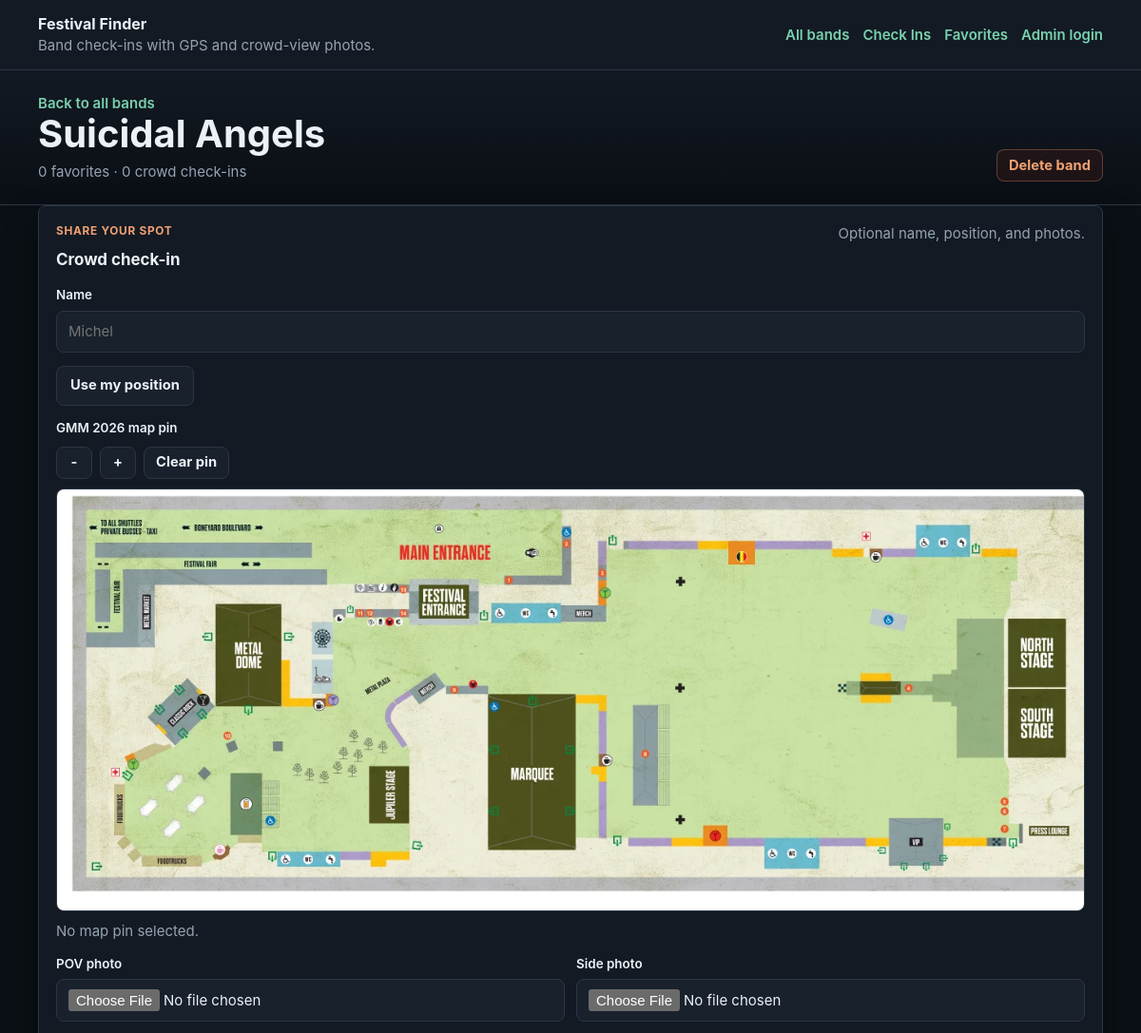
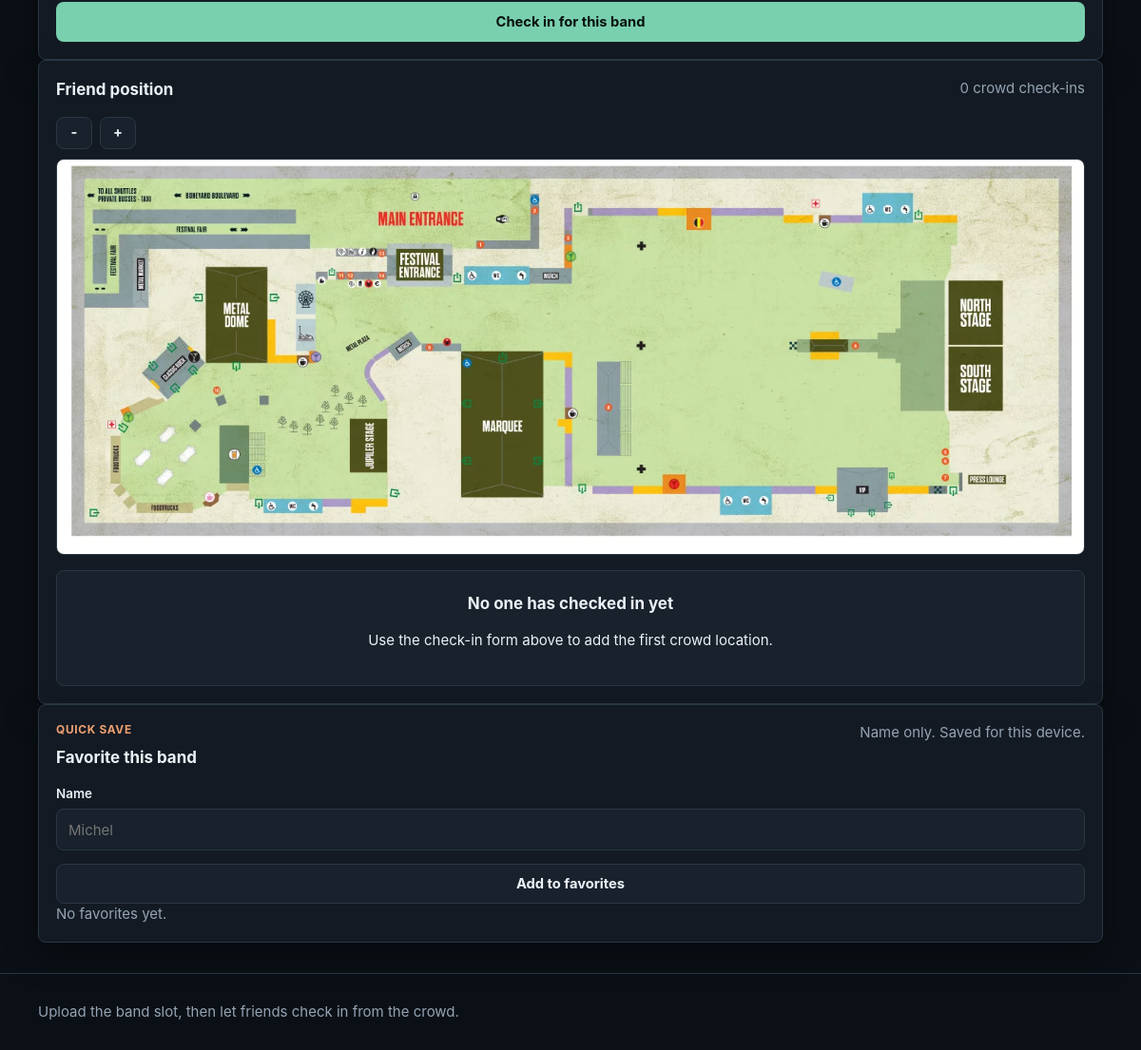
Before: /bands/21 with the older database file (2 pictures, top to bottom).
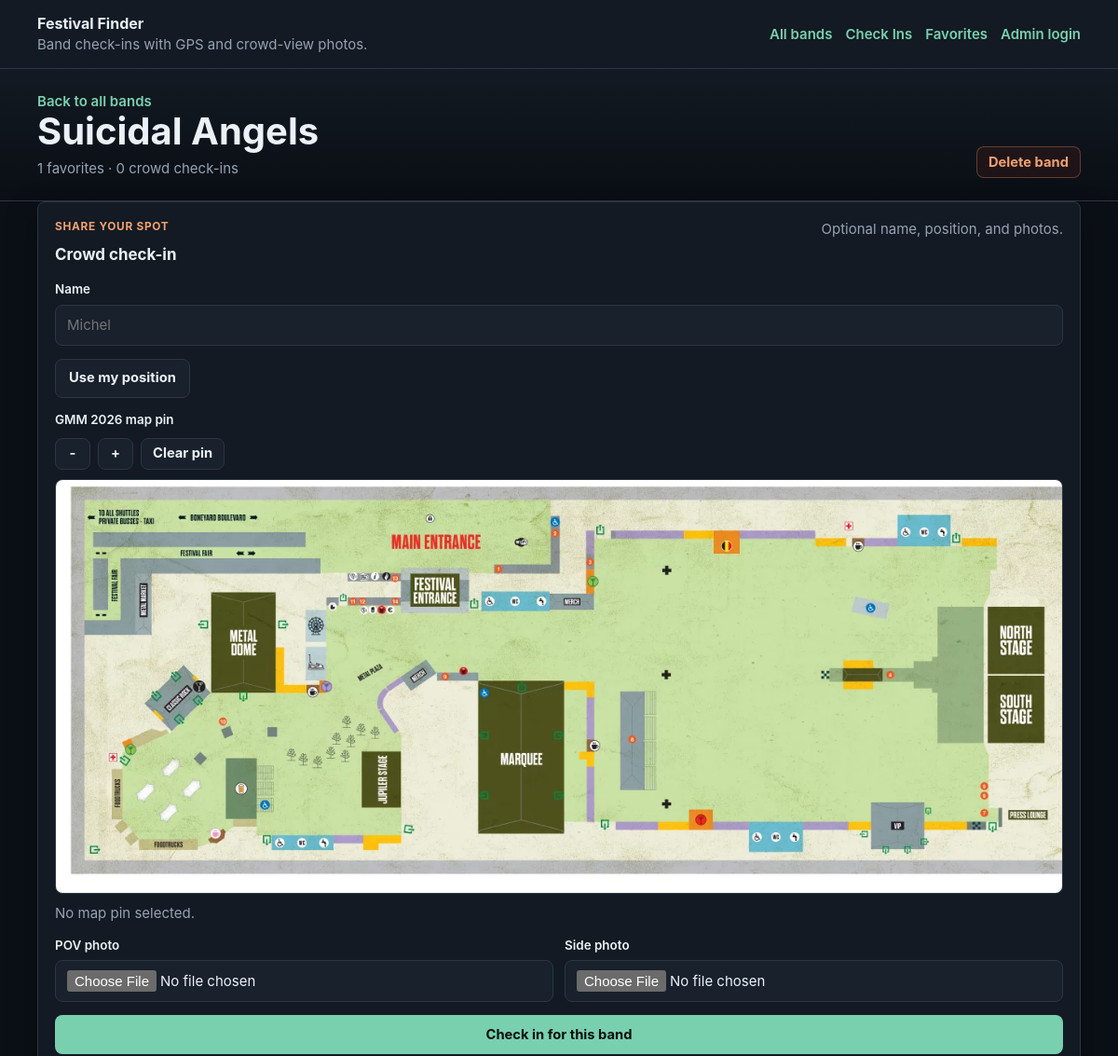
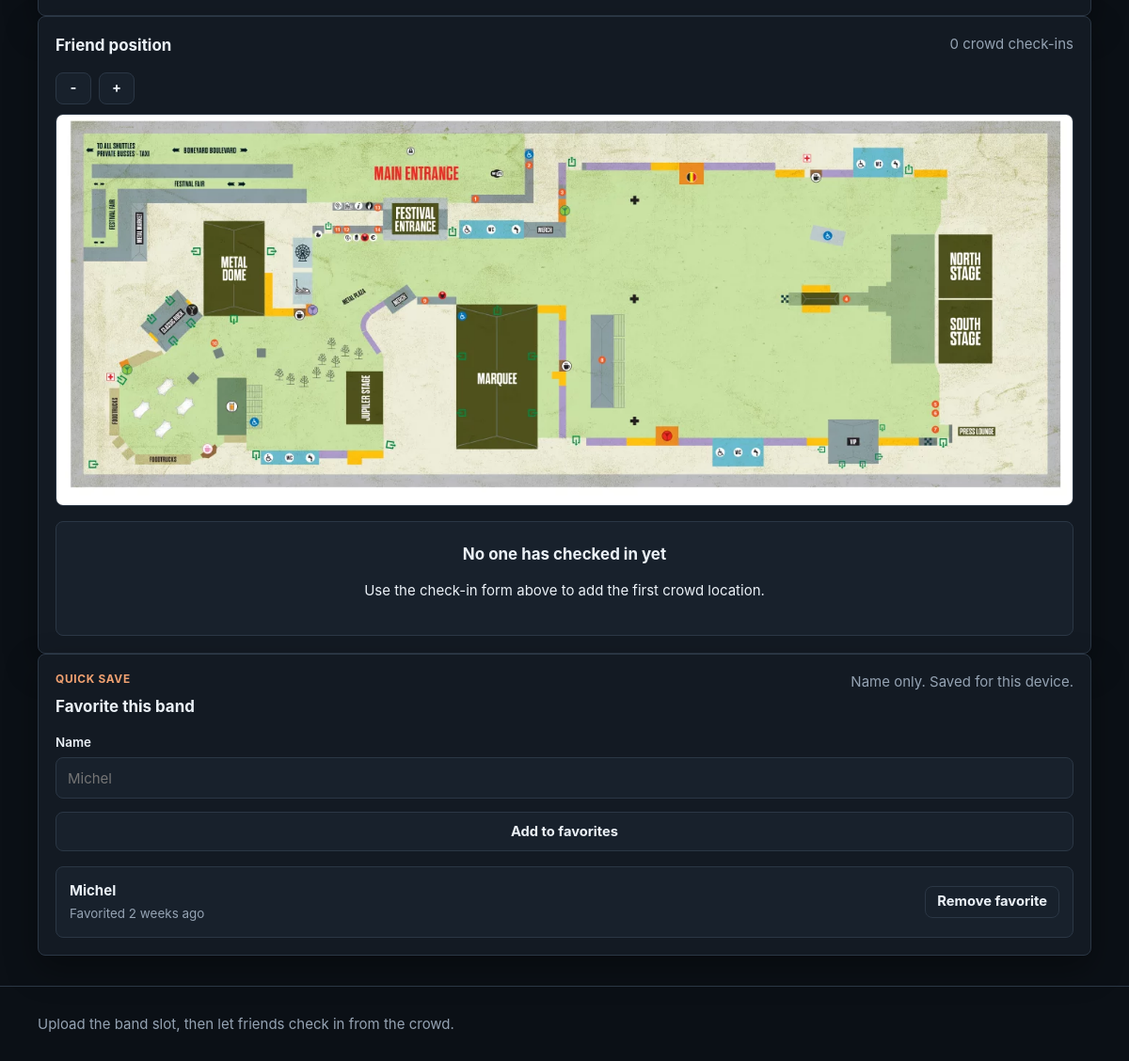
After: the same page with the newer database file (2 pictures, top to bottom).
### tables this page shows
CREATE TABLE bands (
    id INTEGER PRIMARY KEY AUTOINCREMENT,
    band_name TEXT NOT NULL,
    festival_name TEXT NOT NULL,
    stage_name TEXT,
    performance_date TEXT NOT NULL,
    start_time TEXT NOT NULL,
    end_time TEXT,
    timetable_notes TEXT,
    timetable_file TEXT,
    created_at TEXT NOT NULL DEFAULT CURRENT_TIMESTAMP
);

CREATE TABLE favorites (
    id INTEGER PRIMARY KEY AUTOINCREMENT,
    band_id INTEGER NOT NULL,
    display_name TEXT NOT NULL,
    created_at TEXT NOT NULL DEFAULT CURRENT_TIMESTAMP,
    FOREIGN KEY (band_id) REFERENCES bands (id) ON DELETE CASCADE
);

### app.py (the view)
    @app.get("/bands/<int:band_id>")
    def band_detail(band_id: int):
        band = get_band_or_404(band_id)
        attendees = get_db().execute(
            """
            SELECT *
            FROM attendees
            WHERE band_id = ?
            ORDER BY created_at DESC
            """,
            (band_id,),
        ).fetchall()
        favorites = get_db().execute(
            """
            SELECT *
            FROM favorites
            WHERE band_id = ?
            ORDER BY created_at DESC, id DESC
            """,
            (band_id,),
        ).fetchall()
        return render_template(
            "band_detail.html",
            band=band,
            attendees=attendees,
            favorites=favorites,
        )

### templates/band_detail.html (shortened to what this page needs)
{% extends "base.html" %}
{% block content %}
    <section class="detail-band">
        <div class="shell detail-band__inner detail-band__inner--simple">
            <div>
                <a class="back-link" href="{{ url_for('index') }}">Back to all bands</a>
                <h1>{{ band["band_name"] }}</h1>
                <p class="detail-band__meta">{{ band["favorite_count"] }} favorites · {{ band["attendee_count"] }} crowd check-ins</p>
            </div>
            {% if is_admin %}
                <div class="detail-band__actions">
                    <form method="post" action="{{ url_for('delete_band', band_id=band['id']) }}">
                        <button class="secondary-button secondary-button--compact danger-button" type="submit">Delete band</button>
                    </form>
                </div>
            {% endif %}
        </div>
    </section>
    <section class="shell detail-stack">
        <section class="section-panel">
            <div class="section-header">
                <div>
                    <p class="section-kicker">Share your spot</p>
                    <h2>Crowd check-in</h2>
                </div>
                <p class="section-header__meta">Optional name, position, and photos.</p>
            </div>
            <form
                class="stack-form"
                method="post"
                action="{{ url_for('create_attendee', band_id=band['id']) }}"
                enctype="multipart/form-data"
                data-photo-compression-form
                data-photo-max-edge="1280"
                data-photo-quality="0.6"
            >
                <label class="field">
                    <span>Name</span>
                    <input
                        type="text"
                        name="display_name"
                        placeholder="Michel"
                        autocomplete="name"
                        data-remember-last-value="festival-finder-display-name"
                    >
                </label>
                <div class="inline-actions">
                    <button class="secondary-button geo-button" type="button" data-lat-input="latitude" data-lng-input="longitude">Use my position</button>
                </div>
                <div
                    class="festival-map festival-map--picker"
                    data-festival-map
                    data-map-x-input="map-x"
                    data-map-y-input="map-y"
                >
                    <div class="field festival-map__field">
                        <span>GMM 2026 map pin</span>
                        <div class="festival-map__toolbar" aria-label="Map zoom controls">
                            <button class="secondary-button secondary-button--compact festival-map__zoom-button" type="button" data-map-zoom-out aria-label="Zoom out">-</button>
                            <button class="secondary-button secondary-button--compact festival-map__zoom-button" type="button" data-map-zoom-in aria-label="Zoom in">+</button>
                            <button class="secondary-button secondary-button--compact" type="button" data-map-pin-clear>Clear pin</button>
                        </div>
                    </div>
                    <div class="festival-map__viewport" data-map-viewport>
                        <div class="festival-map__canvas" data-map-canvas style="--map-zoom: 1.2;">
                            <img src="{{ url_for('static', filename='img/gmm2026.png') }}" alt="GMM 2026 festival map">
                        </div>
                    </div>
                    <span class="helper-text helper-text--status festival-map__status" data-map-status aria-live="polite">No map pin selected.</span>
                </div>
                <div class="field-grid">
                    <label class="field">
                        <span>POV photo</span>
                        <input type="file" name="pov_image" accept="image/*" capture="environment" data-compress-photo>
                    </label>
                    <label class="field">
                        <span>Side photo</span>
                        <input type="file" name="side_image" accept="image/*" capture="environment" data-compress-photo>
                    </label>
                </div>
                <button class="primary-button" type="submit">Check in for this band</button>
            </form>
        </section>
        <section class="section-panel">
            <div class="section-header">
                <div>
                    <h2>Friend position</h2>
                </div>
                <p class="section-header__meta">{{ attendees|length }} crowd check-ins</p>
            </div>
            <div class="festival-map festival-map--shared" data-festival-map>
                <div class="festival-map__toolbar" aria-label="Map zoom controls">
                    <button class="secondary-button secondary-button--compact festival-map__zoom-button" type="button" data-map-zoom-out aria-label="Zoom out">-</button>
                    <button class="secondary-button secondary-button--compact festival-map__zoom-button" type="button" data-map-zoom-in aria-label="Zoom in">+</button>
                </div>
                <div class="festival-map__viewport" data-map-viewport>
                    <div class="festival-map__canvas" data-map-canvas style="--map-zoom: 1;">
                        <img src="{{ url_for('static', filename='img/gmm2026.png') }}" alt="GMM 2026 festival map with check-in pins">
                    </div>
                </div>
            </div>
            <div class="attendee-grid attendee-grid--swipe-mobile">
                {% for attendee in attendees %}
                    <article class="attendee-card">
                        <div class="attendee-card__header">
                            <div class="attendee-card__title">
                                <h3>{{ attendee_display_name(attendee["display_name"]) }}</h3>
                                <p class="attendee-time">
                                    Checked in {{ attendee["created_at"] | relative_time }}
                                </p>
                                <div class="attendee-location">
                                    <span class="attendee-location__label">Position</span>
                                    {% if attendee["latitude"] is not none and attendee["longitude"] is not none %}
                                        <p>{{ "%.6f"|format(attendee["latitude"]) }}, {{ "%.6f"|format(attendee["longitude"]) }}</p>
                                    {% elif attendee["map_x"] is not none and attendee["map_y"] is not none %}
                                        <p>Shared on GMM map</p>
                                    {% else %}
                                        <p>Not shared</p>
                                    {% endif %}
                                </div>
                            </div>
                            <div class="card-actions">
                                {% if attendee["latitude"] is not none and attendee["longitude"] is not none %}
                                    <a class="text-link" href="{{ openstreetmap_place_url(attendee['latitude'], attendee['longitude']) }}" target="_blank" rel="noreferrer">Open map</a>
                                    <a
                                        class="secondary-button secondary-button--compact native-maps-app-link"
                                        href="{{ apple_maps_directions_url(attendee['latitude'], attendee['longitude']) }}"
                                        target="_blank"
                                        rel="noreferrer"
                                        data-ios-app-url="{{ apple_maps_ios_app_url(attendee['latitude'], attendee['longitude']) }}"
                                    >Navigate</a>
                                {% endif %}
                                {% if can_manage_attendee(attendee['id']) %}
                                    <form method="post" action="{{ url_for('delete_attendee', band_id=band['id'], attendee_id=attendee['id']) }}">
                                        <button class="secondary-button secondary-button--compact danger-button" type="submit">Exit crowd</button>
                                    </form>
                                {% endif %}
                            </div>
                        </div>
                        <div class="photo-grid">
                            <figure class="photo-frame{% if not attendee['pov_image'] %} photo-frame--empty{% endif %}">
                                {% if attendee["pov_image"] %}
                                    <img src="{{ url_for('uploaded_file', filename=attendee['pov_image']) }}" alt="POV view from {{ attendee_display_name(attendee['display_name']) }}">
                                {% else %}
                                    <div class="photo-frame__empty-copy">No POV photo uploaded.</div>
                                {% endif %}
                                <figcaption>POV</figcaption>
                            </figure>
                            <figure class="photo-frame{% if not attendee['side_image'] %} photo-frame--empty{% endif %}">
                                {% if attendee["side_image"] %}
                                    <img src="{{ url_for('uploaded_file', filename=attendee['side_image']) }}" alt="Side view from {{ attendee_display_name(attendee['display_name']) }}">
                                {% else %}
                                    <div class="photo-frame__empty-copy">No side photo uploaded.</div>
                                {% endif %}
                                <figcaption>Side</figcaption>
                            </figure>
                        </div>
                    </article>
                {% else %}
                    <div class="empty-state">
                        <h3>No one has checked in yet</h3>
                        <p>Use the check-in form above to add the first crowd location.</p>
                    </div>
                {% endfor %}
            </div>
        </section>
        <section class="section-panel">
            <div class="section-header">
                <div>
                    <p class="section-kicker">Quick save</p>
                    <h2>Favorite this band</h2>
                </div>
                <p class="section-header__meta">Name only. Saved for this device.</p>
            </div>
            <form class="stack-form" method="post" action="{{ url_for('create_favorite', band_id=band['id']) }}">
                <label class="field">
                    <span>Name</span>
                    <input
                        type="text"
                        name="display_name"
                        placeholder="Michel"
                        autocomplete="name"
                        data-remember-last-value="festival-finder-display-name"
                        required
                    >
                </label>
                <button class="secondary-button" type="submit">Add to favorites</button>
            </form>
            {% if favorites %}
                <div class="favorite-list">
                    {% for favorite in favorites %}
                        <article class="favorite-card">
                            <div class="favorite-card__copy">
                                <strong>{{ attendee_display_name(favorite["display_name"]) }}</strong>
                                <p class="favorite-card__meta">Favorited {{ favorite["created_at"] | relative_time }}</p>
                            </div>
                            {% if can_manage_favorite(favorite['id']) %}
                                <form method="post" action="{{ url_for('delete_favorite', band_id=band['id'], favorite_id=favorite['id']) }}">
                                    <button class="secondary-button secondary-button--compact" type="submit">Remove favorite</button>
                                </form>
                            {% endif %}
                        </article>
                    {% endfor %}
                </div>
            {% else %}
                <p class="helper-text">No favorites yet.</p>
            {% endif %}
        </section>
    </section>
{% endblock %}

### templates/base.html (shortened to what this page needs)
<!doctype html>
<html lang="en">
<head>
    <link rel="stylesheet" href="{{ url_for('static', filename='css/style.css') }}">
</head>
<body>
    <header class="site-header">
        <div class="shell site-header__inner">
            <div>
                <a class="brand" href="{{ url_for('index') }}">Festival Finder</a>
                <p class="brand__meta">Band check-ins with GPS and crowd-view photos.</p>
            </div>
            <div class="site-header__actions">
                <a class="header-link" href="{{ url_for('index') }}">All bands</a>
                <a class="header-link" href="{{ url_for('check_ins_page') }}">Check Ins</a>
                <a class="header-link" href="{{ url_for('favorites_page') }}">Favorites</a>
                <a class="header-link" href="{{ url_for('admin_page') }}">Admin login</a>
            </div>
        </div>
    </header>
    <main>
        {% block content %}{% endblock %}
    </main>
    <footer class="site-footer">
        <div class="shell site-footer__inner">
            <p>Upload the band slot, then let friends check in from the crowd.</p>
        </div>
    </footer>
</body>
</html>

Changed rows visible on the page:
added favorites: display_name "Michel", created_at|relative_time "2 weeks ago"
Other visible differences:
{{ band["favorite_count"] }}: "0" → "1"
text no longer shown: "No favorites yet."
